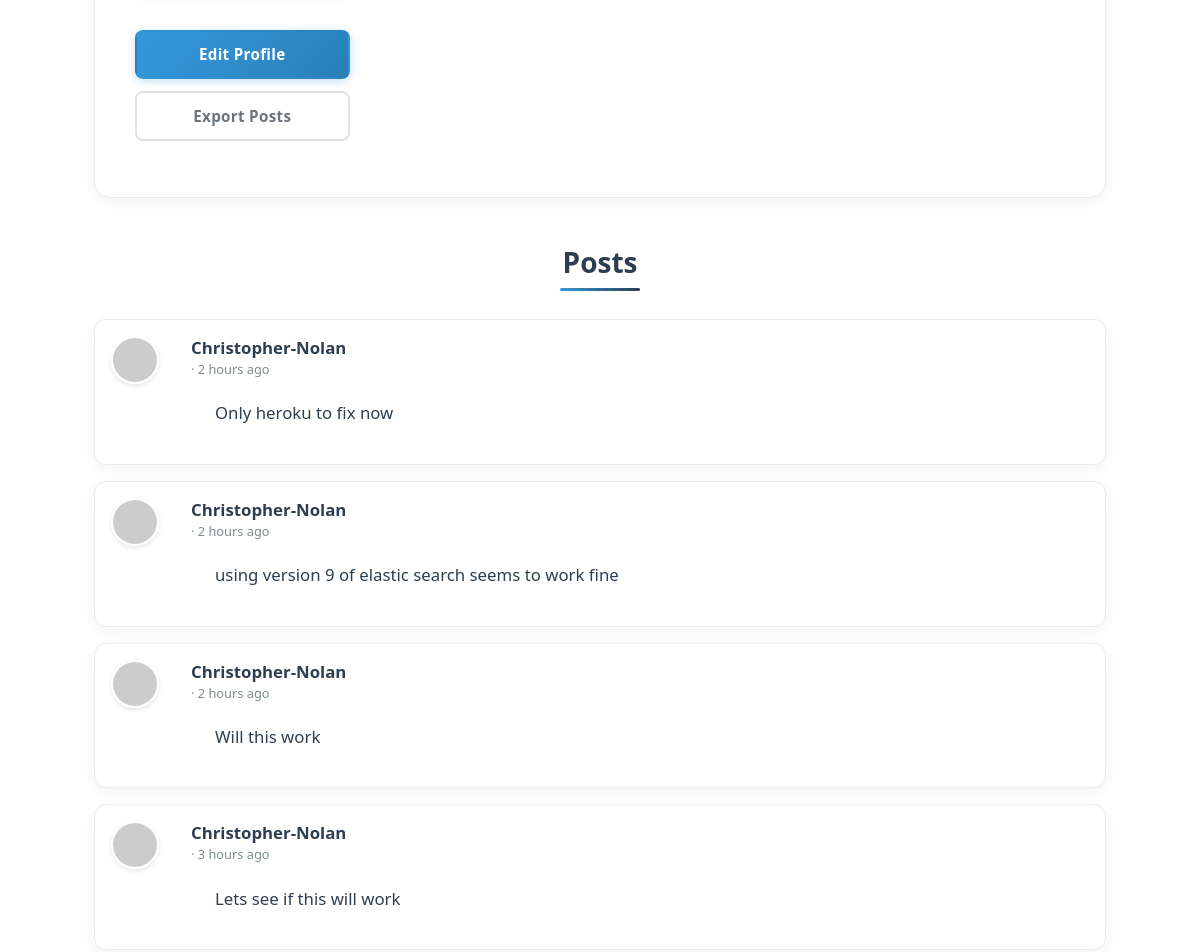
Before: /user/Christopher-Nolan (signed in, middle part) with the older database file.
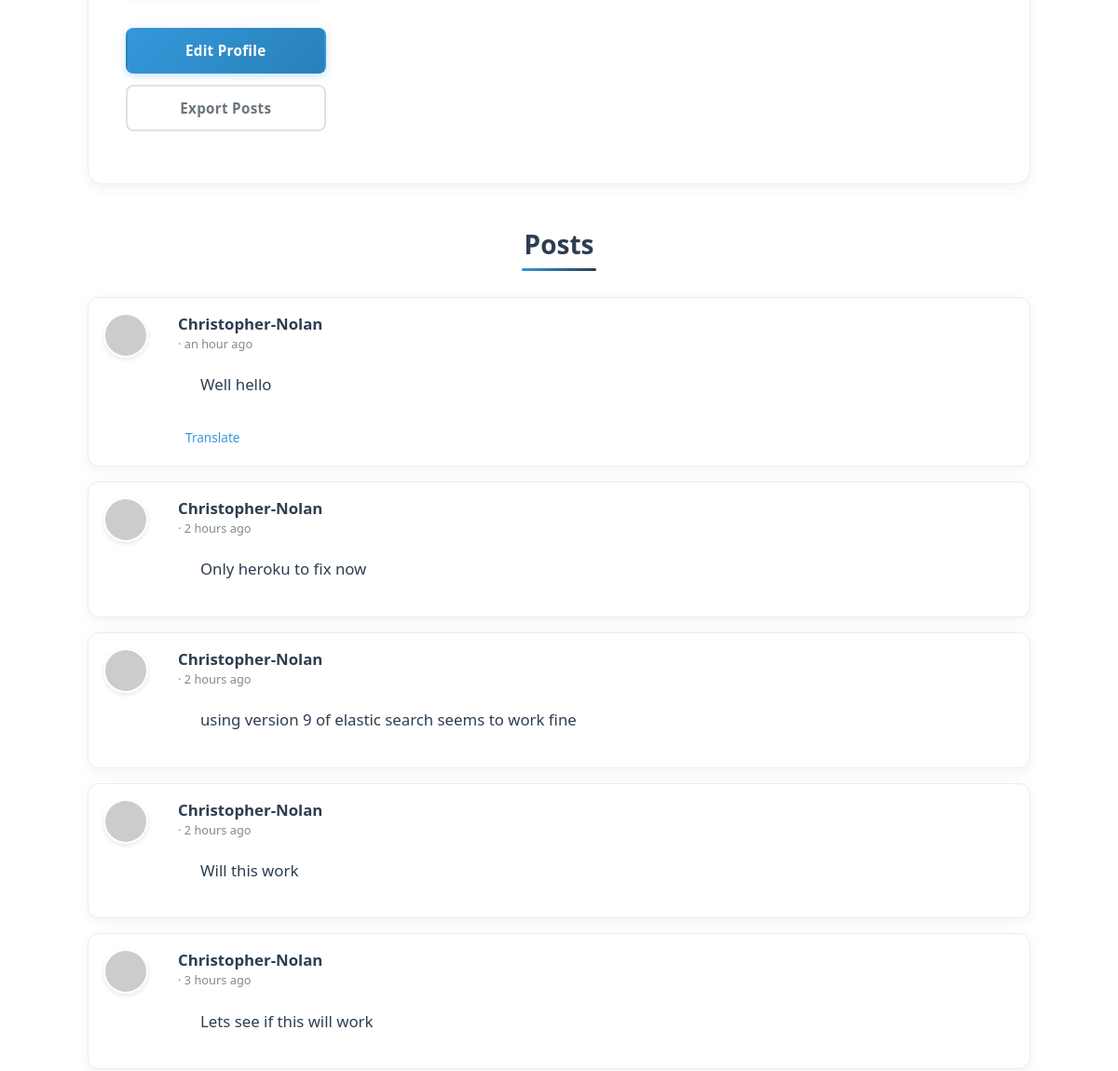
After: the same page with the newer database file.
### app/models.py (models this page shows, shortened)
class SearchableMixin:
    @classmethod
    def before_commit(cls, session):
        session._changes = {
            'add': list(session.new),
            'update': list(session.dirty),
            'delete': list(session.deleted)
        }
    @classmethod
    def after_commit(cls, session):
        try:
            for obj in session._changes['add']:
                if isinstance(obj, SearchableMixin):
                    add_to_index(obj.__tablename__, obj)
            for obj in session._changes['update']:
                if isinstance(obj, SearchableMixin):
                    add_to_index(obj.__tablename__, obj)
            for obj in session._changes['delete']:
                if isinstance(obj, SearchableMixin):
                    remove_from_index(obj.__tablename__, obj)
        except Exception as e:
            current_app.logger.error(f'Error in after_commit: {e}')
        finally:
            session._changes = None

class Post(SearchableMixin, db.Model):
    __searchable__ = ['body']
    id: so.Mapped[int] = so.mapped_column(primary_key=True)
    body: so.Mapped[str] = so.mapped_column(sa.String(140))
    timestamp: so.Mapped[datetime] = so.mapped_column(
        index=True, default=lambda: datetime.now(timezone.utc))
    user_id: so.Mapped[int] = so.mapped_column(sa.ForeignKey(User.id),
                                               index=True)
    language: so.Mapped[Optional[str]] = so.mapped_column(sa.String(5))
    author: so.Mapped[User] = so.relationship(back_populates='posts')

class PaginatedAPIMixin(object):
    @staticmethod
    def to_collection_dict(query, page, per_page, endpoint, **kwargs):
        resources = db.paginate(query, page=page, per_page=per_page,
                                error_out=False)
        data = {
            'items': [item.to_dict() for item in resources.items],
            '_meta': {
                'page': page,
                'per_page': per_page,
                'total_pages': resources.pages,
                'total_items': resources.total
            },
            '_links': {
                'self': url_for(endpoint, page=page, per_page=per_page,
                                **kwargs),
                'next': url_for(endpoint, page=page + 1, per_page=per_page,
                                **kwargs) if resources.has_next else None,
                'prev': url_for(endpoint, page=page - 1, per_page=per_page,
                                **kwargs) if resources.has_prev else None
            }
        }
        return data

class User(PaginatedAPIMixin, UserMixin, db.Model):
    id: so.Mapped[int] = so.mapped_column(primary_key=True)
    username: so.Mapped[str] = so.mapped_column(sa.String(64), index=True,
                                                unique=True)
    email: so.Mapped[str] = so.mapped_column(sa.String(120), index=True,
                                             unique=True)
    password_hash: so.Mapped[Optional[str]] = so.mapped_column(sa.String(256))
    about_me: so.Mapped[Optional[str]] = so.mapped_column(sa.String(140))
    last_seen: so.Mapped[Optional[datetime]] = so.mapped_column(
        default=lambda: datetime.now(timezone.utc))
    last_message_read_time: so.Mapped[Optional[datetime]]
    token: so.Mapped[Optional[str]] = so.mapped_column(
        sa.String(32), index=True, unique=True)
    token_expiration: so.Mapped[Optional[datetime]]
    posts: so.WriteOnlyMapped['Post'] = so.relationship(
        back_populates='author')
    following: so.WriteOnlyMapped['User'] = so.relationship(
        secondary=followers, primaryjoin=(followers.c.follower_id == id),
        secondaryjoin=(followers.c.followed_id == id),
        back_populates='followers')
    followers: so.WriteOnlyMapped['User'] = so.relationship(
        secondary=followers, primaryjoin=(followers.c.followed_id == id),
        secondaryjoin=(followers.c.follower_id == id),
        back_populates='following')
    messages_sent: so.WriteOnlyMapped['Message'] = so.relationship(
        foreign_keys='Message.sender_id', back_populates='author')
    messages_received: so.WriteOnlyMapped['Message'] = so.relationship(
        foreign_keys='Message.recipient_id', back_populates='recipient')
    notifications: so.WriteOnlyMapped['Notification'] = so.relationship(
        back_populates='user')
    tasks: so.WriteOnlyMapped['Task'] = so.relationship(back_populates='user')
    def avatar(self, size):
        digest = md5(self.email.lower().encode('utf-8')).hexdigest()
        return f'https://www.gravatar.com/avatar/{digest}?d=identicon&s={size}'
    def followers_count(self):
        query = sa.select(sa.func.count()).select_from(
            self.followers.select().subquery())
        return db.session.scalar(query)
    def following_count(self):
        query = sa.select(sa.func.count()).select_from(
            self.following.select().subquery())
        return db.session.scalar(query)
    def unread_message_count(self):
        last_read_time = self.last_message_read_time or datetime(1900, 1, 1)
        query = sa.select(Message).where(Message.recipient == self,
                                         Message.timestamp > last_read_time)
        return db.session.scalar(sa.select(sa.func.count()).select_from(
            query.subquery()))
    def get_tasks_in_progress(self):
        query = self.tasks.select().where(Task.complete == False)
        return db.session.scalars(query)
    def get_task_in_progress(self, name):
        query = self.tasks.select().where(Task.name == name,
                                          Task.complete == False)
        return db.session.scalar(query)

### app/main/routes.py (the view)
@bp.route('/user/<username>')
@login_required
def user(username):
    user = db.first_or_404(sa.select(User).where(User.username == username))
    page = request.args.get('page', 1, type=int)
    query = user.posts.select().order_by(Post.timestamp.desc())
    posts = db.paginate(query, page=page,
                        per_page=current_app.config['POSTS_PER_PAGE'],
                        error_out=False)
    next_url = url_for('main.user', username=user.username,
                       page=posts.next_num) if posts.has_next else None
    prev_url = url_for('main.user', username=user.username,
                       page=posts.prev_num) if posts.has_prev else None
    form = EmptyForm()
    return render_template('user.html', user=user, posts=posts.items,
                           next_url=next_url, prev_url=prev_url, form=form)

### app/__init__.py (called while the page is built)
def get_locale():
    return request.accept_languages.best_match(current_app.config['LANGUAGES'])

### app/main/routes.py (called while the page is built)
@bp.before_app_request
def before_request():
    if current_user.is_authenticated:
        current_user.last_seen = datetime.now(timezone.utc)
        db.session.commit()
        g.search_form = SearchForm()
    g.locale = str(get_locale())

### app/models.py (called while the page is built)
@login.user_loader
def load_user(id):
    return db.session.get(User, int(id))

### app/templates/user.html (shortened to what this page needs)
{% extends "base.html" %}
{% block content %}
<div class="container">
    <div class="profile-container">
        <div class="row">
            <div class="col-md-3 text-center">
                <div class="profile-actions">
                    {% if user == current_user %}
                        <a href="{{ url_for('main.edit_profile') }}" class="btn btn-edit">
                            {{ _('Edit Profile') }}
                        </a>
                        {% if not current_user.get_task_in_progress('export_posts') %}
                        <a href="{{ url_for('main.export_posts') }}" class="btn btn-outline-secondary">
                            {{ _('Export Posts') }}
                        </a>
                        {% endif %}
                    {% elif not current_user.is_following(user) %}
                        <form action="{{ url_for('main.follow', username=user.username) }}" method="post" class="d-inline">
                            {{ form.hidden_tag() }}
                            <button type="submit" class="btn btn-primary">{{ _('Follow') }}</button>
                        </form>
                    {% else %}
                        <form action="{{ url_for('main.unfollow', username=user.username) }}" method="post" class="d-inline">
                            {{ form.hidden_tag() }}
                            <button type="submit" class="btn btn-outline-secondary">{{ _('Following') }}</button>
                        </form>
                    {% endif %}
                </div>
            </div>
            <div class="col-md-9">
            </div>
        </div>
    </div>
    <h2 class="posts-header">{{ _('Posts') }}</h2>
    {% for post in posts %}
        {% include '_post.html' %}
    {% endfor %}
{% endblock %}

### app/templates/_post.html (shortened to what this page needs)
<div class="card post-card mb-3">
    <div class="card-body">
        <div class="d-flex">
            <div class="flex-shrink-0 me-3">
                <a href="{{ url_for('main.user', username=post.author.username) }}">
                    <img src="{{ post.author.avatar(50) }}" class="post-avatar" alt="{{ post.author.username }}'s avatar">
                </a>
            </div>
            <div class="flex-grow-1">
                <div class="d-flex justify-content-between align-items-start">
                    <div>
                        <a class="user_popup post-username" href="{{ url_for('main.user', username=post.author.username) }}">
                            {{ post.author.username }}
                        </a>
                        <span class="post-time">· {{ moment(post.timestamp).fromNow() }}</span>
                    </div>
                </div>
                <div class="post-body" id="post{{ post.id }}">{{ post.body }}</div>
                {% if post.language and post.language != g.locale %}
                <div class="mt-2">
                    <a href="javascript:translate(
                        'post{{ post.id }}',
                        'translation{{ post.id }}',
                        '{{ post.language }}',
                        '{{ g.locale }}')"
                       class="translation-link">
                        {{ _('Translate') }}
                    </a>
                </div>
                {% endif %}
            </div>
        </div>
    </div>
</div>

Changed rows visible on the page:
added Post: author.username "Christopher-Nolan", timestamp "an hour ago", body "Well hello"
